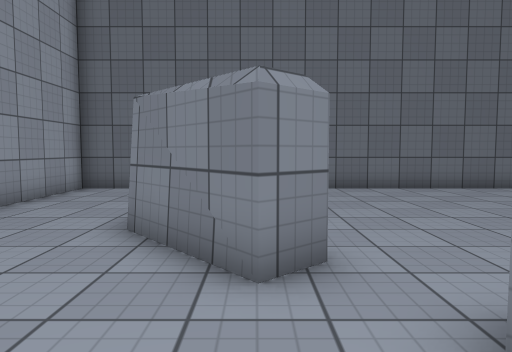
View 1 (above)

16 first-person views from a walk through a 3-D level made in the Unity game engine. The camera is 1.2 m above the floor, tilts 4° down and sees 70° across. The floor is counted in squares, 1 m on a side. Each view is taken from the middle of a square. On the plan, view 1 faces up. The plan holds only what a view shows up to about 15 squares ahead; the rest is blank. The player is left out. Door leaves are left out, so doorways stand open. Surface patterns are stand-ins for the level's own textures.

View 2
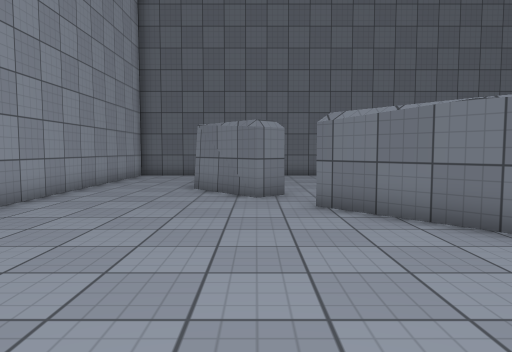

View 3
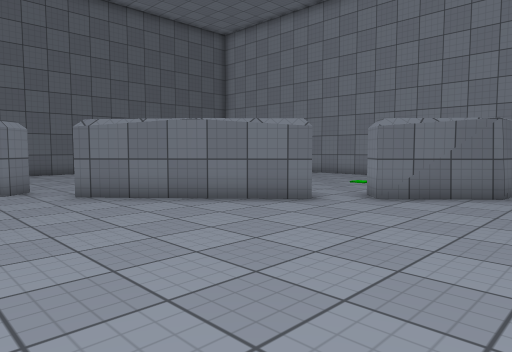

View 4
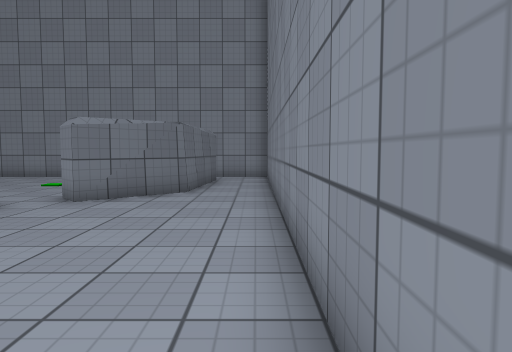

View 5
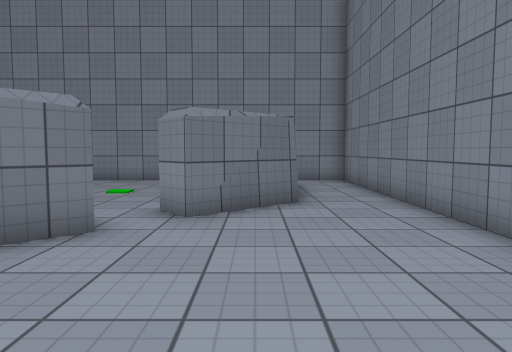

View 6
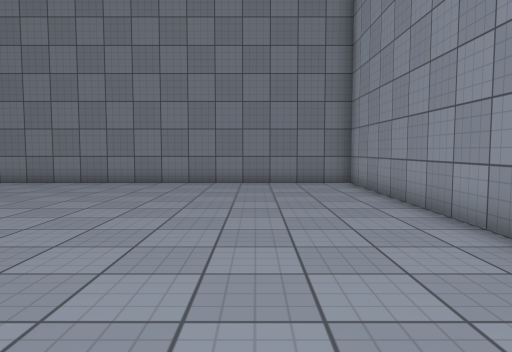

View 7
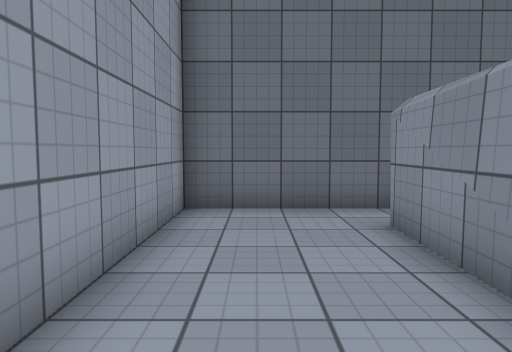

View 8
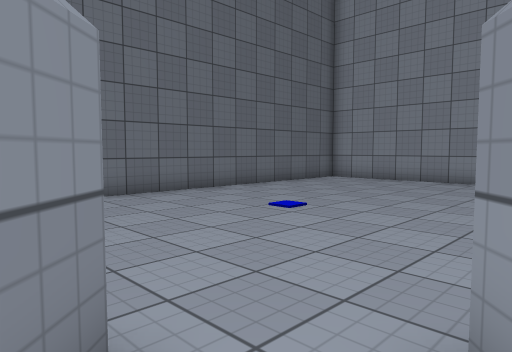

View 9
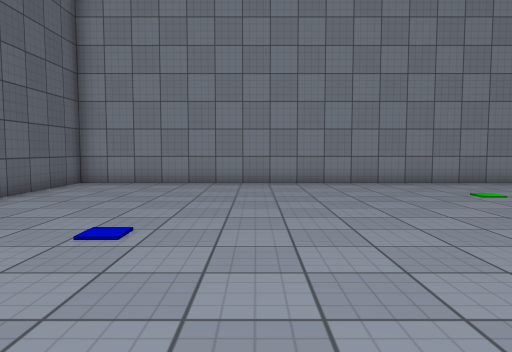

View 10
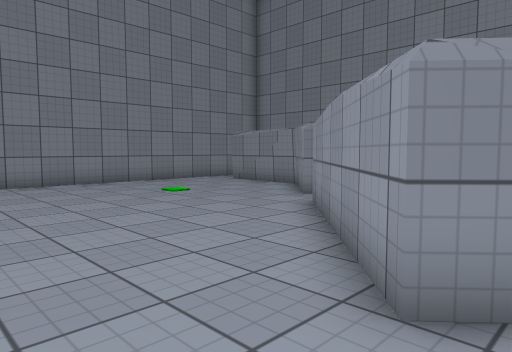

View 11
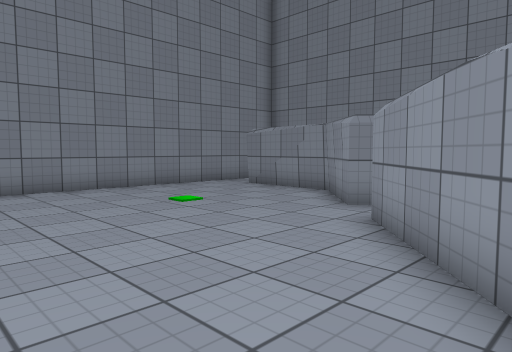

View 12
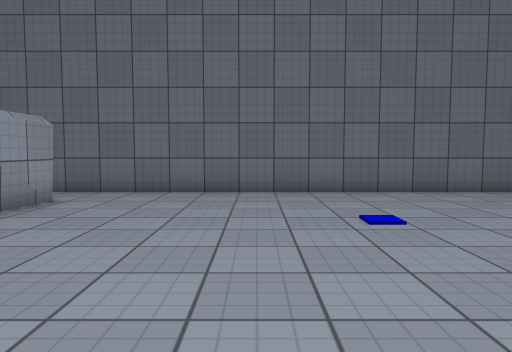

View 13
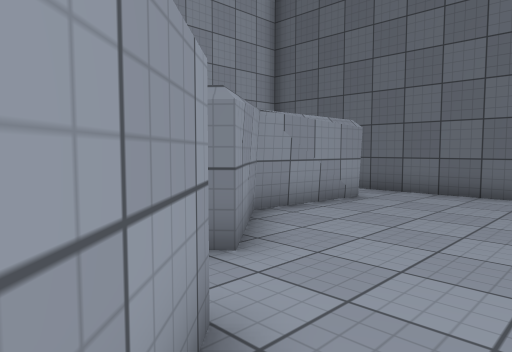

View 14
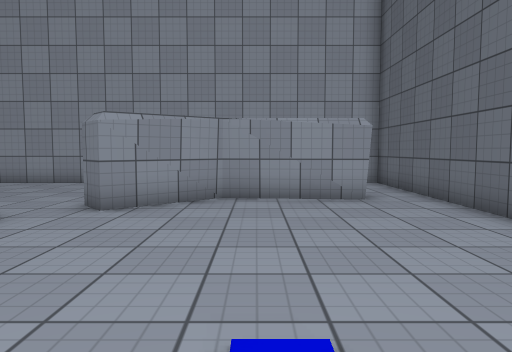

View 15
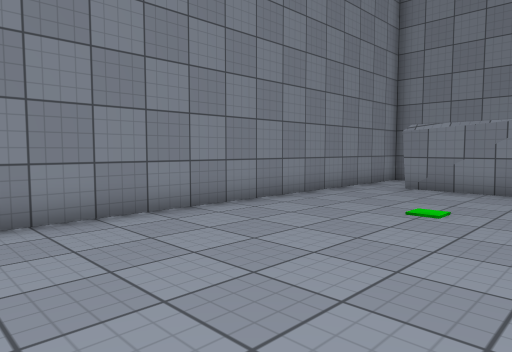

View 16
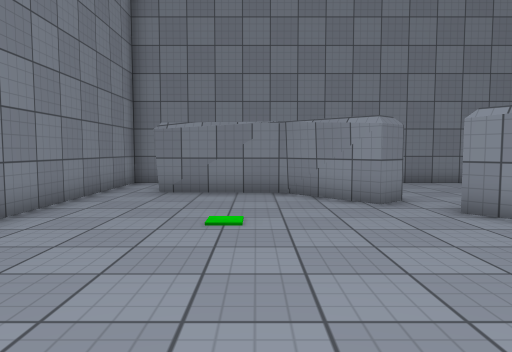

### Floor plan
Ten units are one square. View 1 is at (0, 0); x grows to the right and y downward. Boxes are objects, and circles mark ways between rooms. Rooms are numbered by the first view taken in them; rooms with no view inside come last. Other rooms are left out.
<svg viewBox="-60 -120 210 210">
<path fill="none" stroke="#000" d="M54 27 13 -18M0 -32 -20 -55M83 59 64 38M-19 -69 -18 -100M129 65 86 59 76 49M-5 -115 -55 -115 -55 85 145 85 145 45M13 -18 20 -25 61 20M64 38 72 31 92 54M-13 -62 8 -39 0 -32M-8 -98 -11 -61M91 52 129 54M145 45 145 -115 -5 -115"/>
<circle cx="-15" cy="-110" r="3" fill="#2a7"/>
<circle cx="135" cy="55" r="3" fill="#2a7"/>
<circle cx="63" cy="27" r="3" fill="#2a7"/>
<text x="10" y="20">1</text>
<text x="80" y="-50">2</text>
</svg>
Room 1 opens to room 2.

Where each view was taken, in squares from view 1:
view 1: 0 up, 0 right, facing up
view 2: 6 down, 0 right, facing up
view 3: 8 down, 2 left, facing up-right
view 4: 8 down, 2 left, facing right
view 5: 5 down, 0 right, facing right
view 6: 5 up, 2 left, facing down
view 7: 4 up, 4 left, facing up
view 8: 2 up, 0 right, facing up-right
view 9: 5 up, 1 right, facing right
view 10: 5 up, 1 right, facing down-right
view 11: 4 up, 3 right, facing down-right
view 12: 1 up, 4 right, facing up
view 13: 1 up, 4 right, facing up-left
view 14: 7 up, 8 right, facing left
view 15: 6 up, 8 right, facing down-right
view 16: 5 up, 10 right, facing down
